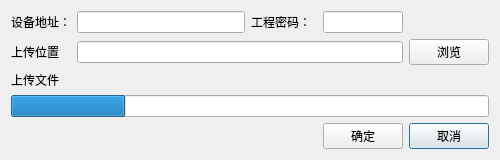
<?xml version="1.0" encoding="UTF-8"?>
<ui version="4.0">
 <class>ProjectUploadDialog</class>
 <widget class="QDialog" name="ProjectUploadDialog">
  <property name="geometry">
   <rect>
    <x>0</x>
    <y>0</y>
    <width>500</width>
    <height>140</height>
   </rect>
  </property>
  <property name="windowTitle">
   <string>工程上传</string>
  </property>
  <layout class="QGridLayout" name="gridLayout">
   <item row="0" column="1">
    <widget class="QLineEdit" name="editAddress"/>
   </item>
   <item row="0" column="0">
    <widget class="QLabel" name="label">
     <property name="text">
      <string>设备地址：</string>
     </property>
    </widget>
   </item>
   <item row="1" column="0">
    <widget class="QLabel" name="label_2">
     <property name="text">
      <string>上传位置</string>
     </property>
    </widget>
   </item>
   <item row="2" column="0">
    <widget class="QLabel" name="label_3">
     <property name="text">
      <string>上传文件</string>
     </property>
    </widget>
   </item>
   <item row="3" column="0" colspan="6">
    <widget class="QProgressBar" name="progressBar">
     <property name="value">
      <number>24</number>
     </property>
     <property name="textVisible">
      <bool>false</bool>
     </property>
    </widget>
   </item>
   <item row="4" column="5">
    <widget class="QPushButton" name="btnCancel">
     <property name="text">
      <string>取消</string>
     </property>
    </widget>
   </item>
   <item row="0" column="2">
    <widget class="QLabel" name="label_4">
     <property name="text">
      <string>工程密码：</string>
     </property>
    </widget>
   </item>
   <item row="1" column="5">
    <widget class="QPushButton" name="btnSelectPath">
     <property name="text">
      <string>浏览</string>
     </property>
    </widget>
   </item>
   <item row="4" column="4">
    <widget class="QPushButton" name="btnOK">
     <property name="text">
      <string>确定</string>
     </property>
    </widget>
   </item>
   <item row="1" column="1" colspan="4">
    <widget class="QLineEdit" name="editPath"/>
   </item>
   <item row="0" column="4">
    <widget class="QLineEdit" name="editPassword">
     <property name="maximumSize">
      <size>
       <width>80</width>
       <height>16777215</height>
      </size>
     </property>
    </widget>
   </item>
  </layout>
 </widget>
 <resources/>
 <connections/>
</ui>
